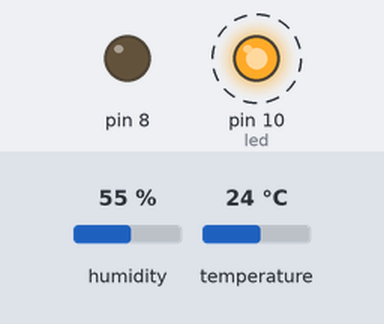
This sketch was run on a simulated Arduino Uno, built with avr-gcc and run on an emulated ATmega328P. Shown: output pins drawn as LEDs (lit = HIGH). Dashed ring = blinking. The inputs (shaded band) are chosen by the test bench; at power-on: humidity 55 %, temperature 24 °C. The local clock reads 2024-03-15 10:24:30 at power-on unless the sketch sets it; storage starts empty; what the sketch prints to the serial monitor is not drawn.

Above: at 7.1 s.
Timing chart, 0 to 10.8 s (numbered marks = the images above):
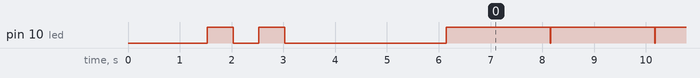

The sketch:

HT_DataloggerSDv02.ino
```cpp
#include <SD.h>
#include "DHT.h"
#include "RTClib.h"
#include <Wire.h>

#define DHTPIN 7    // PIN de conexión con el sensor de humedad - pin 7
//#define DHTTYPE DHT11   //Sensor HR/T DHT 11 - Azul
#define DHTTYPE DHT22   //Sensor HR/T DHT 22  (AM2302) - Blanco - mayor precisión


DHT dht(DHTPIN, DHTTYPE);  //Inicia librería DHT
RTC_DS1307 RTC;            //Inicia libreria RTC

File myFile;

int contador = 0;
int led = 10;  //led indicador conectado en el pin 10

void setup()
{
  float h = dht.readHumidity();  // Humedad Relativa
  float t = dht.readTemperature();  // Temperatura °C
  Wire.begin();
  RTC.begin();  // Reloj
  DateTime now = RTC.now();
  pinMode(led, OUTPUT);

  Serial.begin(9600);
  Serial.println("Prototipo Data Logger HR/T v0.2");
  Serial.println("Preparando tarjeta SD...");
  delay(1000);

  pinMode(8, OUTPUT);

	if (!SD.begin(8)) {
		Serial.println("Error: se requiere el archivo datos.txt , si no existe favor crearlo en el dispositivo de almacenamiento");
		return;
	}
    Serial.println("Almacenamiento... (ok)");delay(500);

	if (isnan(t) || isnan(h)) {
    Serial.println("Ha fallado la lectura del sensor");
	return;
	}
	Serial.println("Sensor... (ok)");

  	digitalWrite(led, HIGH);
	delay(500);
	digitalWrite(led, LOW);
	delay(500);
  	digitalWrite(led, HIGH);
	delay(500);
	digitalWrite(led, LOW);

    delay(3000);

	Serial.println("Inicio de toma de datos...");delay(100);

	myFile = SD.open("datos.txt", FILE_WRITE);
	myFile.print("Registro del ");
        myFile.print(now.day(), DEC);
        myFile.print('/');
        myFile.print(now.month(), DEC);
        myFile.print('/');
        myFile.print(now.year(), DEC);
        myFile.print(", ");
        myFile.print(now.hour(), DEC);
        myFile.print(':');
        myFile.print(now.minute(), DEC);
        myFile.print(':');
        myFile.print(now.second(), DEC);
        myFile.print(" horas.");
        myFile.println();
	myFile.println("Hora | % Humedad Relativa| Temperatura | Presion de Vapor | Presion de Saturacion | Tma");
	dht.begin();
}

void loop() {
//Declaración de Variables

  float h = dht.readHumidity();  // Humedad Relativa
  float t = dht.readTemperature();  // Temperatura °C
  float pvs;  //Presión de vapor de saturación
  float pv;   //Presión de vapor
  float p;    // Presión de vapor al 80%
  float tma;  // Temperatura minima aceptable °C

DateTime now = RTC.now();
  if (myFile) {     //Información a grabar en archivo datos.txt

myFile.print(now.hour(), DEC);
myFile.print(':');
myFile.print(now.minute(), DEC);
myFile.print(':');
myFile.print(now.second(), DEC);
myFile.print(", ");
myFile.print(h);
myFile.print(", ");
myFile.println(t);

//Información a mostrar en monitor serial

Serial.print(now.year(), DEC);
Serial.print('/');
Serial.print(now.month(), DEC);
Serial.print('/');
Serial.print(now.day(), DEC);
Serial.print(' ');
Serial.print(" , ");
Serial.print(now.hour(), DEC);
Serial.print(':');
Serial.print(now.minute(), DEC);
Serial.print(':');
Serial.print(now.second(), DEC);

Serial.print("HR: ");
Serial.print(h);
Serial.print("% ");
Serial.print(" , ");
Serial.print("T: ");
Serial.print(t);
Serial.println("C ");

    Serial.print("Contador: ");
    Serial.println(contador);
	contador=contador++;
	digitalWrite(led, HIGH);
	delay(1000);         // las mediciones son cada 1 segundo
	digitalWrite(led, LOW);
	if (contador == 10)  //se estan tomando 10 mediciones

    {

    myFile.close();
    Serial.println("Listo, los datos han sido guardados.");
	return;}

  }

  }
```

Measured:
- by itself, pin 10 (led): goes LOW 0.50 s, HIGH 0.50 s, LOW 3.1 s, 61 × (HIGH 2.0 s, LOW 0.01 s), then HIGH
